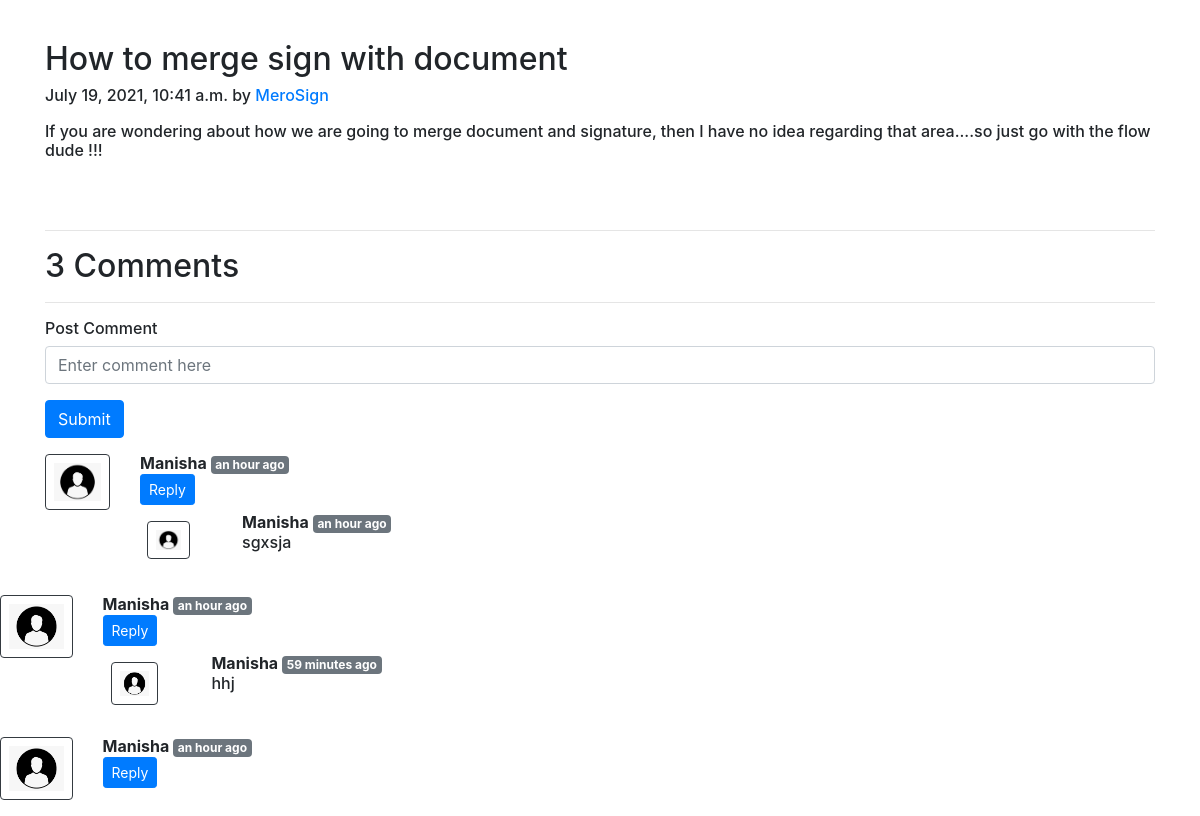
Page /blog/document on the committed database.
### blog/models.py (models this page shows, shortened)
class Post(models.Model):
    sno = models.AutoField(primary_key=True)
    title = models.CharField(max_length=255)
    author = models.CharField(max_length=14)
    slug = models.CharField(max_length=130)
    views = models.IntegerField(default=0)
    timeStamp = models.DateTimeField(blank=True)
    content = models.TextField()

class BlogComment(models.Model):
    sno = models.AutoField(primary_key=True)
    comment = models.TextField()
    user = models.ForeignKey(User, on_delete=models.CASCADE)
    post = models.ForeignKey(Post, on_delete=models.CASCADE)
    parent = models.ForeignKey('self', on_delete=models.CASCADE, null=True)
    timestamp = models.DateTimeField(default=now)

### blog/views.py (the view)
# urls.py: path('<str:slug>', views.blogPost, name="blogPost"),
def blogPost(request, slug):
    post = Post.objects.filter(slug=slug).first()
    post.views = post.views + 1
    post.save()
    comments = BlogComment.objects.filter(post=post, parent=None)
    replies = BlogComment.objects.filter(post=post).exclude(parent=None)
    replyDict = {}
    for reply in replies:
        if reply.parent.sno not in replyDict.keys():
            replyDict[reply.parent.sno] = [reply]
        else:
            replyDict[reply.parent.sno].append(reply)
    context = {'post': post, 'comments': comments, 'user': request.user, 'replyDict': replyDict}
    return render(request, "blogPost.html", context)

### blog/templatetags/extras.py (called while the page is built)
@register.filter(name='get_val')
def get_val(dict, key):
    return dict.get(key)

### blog/templates/blogPost.html (shortened to what this page needs)
<!DOCTYPE html>
<html lang="en">
<head>
</head>
<body>
{% load humanize %}
{% load extras %}
<br>
<h6>
<div class="container my-3">
    <h2 class="blog-post-title">{{post.title}}</h2>
    <p class="blog-post-meta">{{post.timeStamp}} by <a href="/about">{{post.author}}</a></p>
    <p>{{post.content|safe}}</p>
    <br><br>
    <hr>
</div>
<div class="container">
       <h2> {{comments.count}} Comments</h2><hr>
    <form action="postComment" method="post">
        <div class="form-group">
            <label for="exampleInputEmail1">Post Comment </label>
            <input type="text" class="form-control" name="comment" placeholder="Enter comment here">
        </div>
        <button type="submit" class="btn btn-primary">Submit</button>
    </form>
    {% for comment in comments %}
    <div class="row my-3">
        <div class="col-md-1  ">
            <img class="rounded mx-auto d-block w-100 border border-dark p-2" src="/static/img/user.png" alt="user">
        </div>
        <div class="col-md-11 ">
        <b> {{comment.user.username}} </b> <span class="badge badge-secondary ">{{comment.timestamp| naturaltime}}</span>
            <div class="reply mx-0">
                <button class="btn btn-sm btn-primary" type="button" data-toggle="collapse" data-target="#replyBox{{comment.sno}}" aria-expanded="false" aria-controls="replyBox{{comment.sno}}">
                    Reply
                </button>
                <div class="replies my-2 ">
                    {% for reply in replyDict|get_val:comment.sno %}
                    <div class="row my-2">
                        <div class="col-md-1 ">
                            <img class="rounded mx-auto d-block w-75 my-2 border border-dark p-2" src="/static/img/user.png" alt="user">
                        </div>
                        <div class="col-md-11">
                            <div class="col-md-11 ">
                                <b> {{reply.user.username}} </b> <span class="badge badge-secondary ">{{reply.timestamp| naturaltime}}</span>
                                <div>{{reply.comment}}</div>
                            </div>
                            <br>
                        </div>
                    </div>
                    {% endfor %}
                </div>
                </div>
            </div>
        </div>
    </div>
    {% endfor %}
</body>
</html>
<!doctype html>
<html lang="en">
  <head>
    <link rel="stylesheet" href="https://stackpath.bootstrapcdn.com/bootstrap/4.5.2/css/bootstrap.min.css">
  </body>
</body>
  </head>

### rows in the picture
Post: title "How to merge sign with document", timeStamp "July 19, 2021, 10:41 a.m.", author "MeroSign", content "If you are wondering about how we are going to merge document and signature, then I have no idea regarding that area....so just go with the flow dude !!!"
BlogComment: user.username "Manisha", timestamp "an hour ago"
BlogComment: user.username "Manisha", timestamp "an hour ago", comment "sgxsja"
BlogComment: user.username "Manisha", timestamp "an hour ago"
BlogComment: user.username "Manisha", timestamp "59 minutes ago", comment "hhj"
BlogComment: user.username "Manisha", timestamp "an hour ago"

### other values in the picture
{{ comments.count }} "3"
